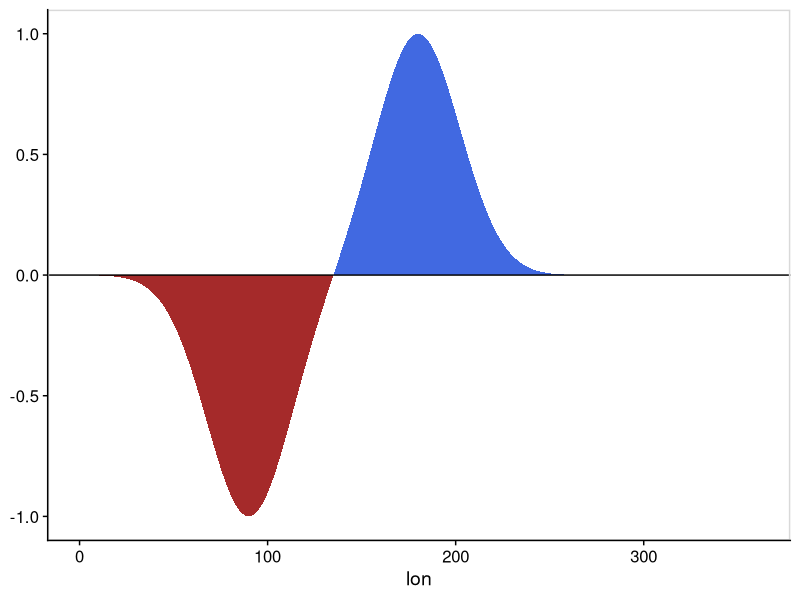

This chart was generated by the following R code:
library(dplyr)
library(ggplot2)
library(cowplot)

options(stringsAsFactors = FALSE)

# Function to plot the waves
plotTime <- function(tb, t) {
    tb <- filter(tb, time == t)
    g <- ggplot() +
        geom_ribbon(
            data = tb |> mutate(value = ifelse(value > 0, value, 0)),
            mapping = aes(x = lon, ymin = 0, ymax = value),
            fill = "royalblue"
        ) +
        geom_ribbon(
            data = tb |> mutate(value = ifelse(value < 0, value, 0)),
            mapping = aes(x = lon, ymin = value, ymax = 0),
            fill = "brown"
        ) +
        geom_hline(yintercept = 0) +
        theme_half_open() +
        panel_border()
    return(g)
}

# Reading data
wave_text <- readLines("juliano_out.txt")
num_idx <- gregexpr(" ([0-9]|-)", wave_text)
ntime <- length(num_idx)
nlon <- length(num_idx[[1]]) - 1
wave <- tibble(time = integer(0), lon = integer(0), value = double(0))
mjo_vector <- double(nlon)

# Extracting information
for (i in 1:ntime) {
    num_idx_time <- num_idx[[i]]
    time <- substring(wave_text[i], num_idx_time[1], num_idx_time[2]) |> as.integer()

    # NOTE: nlon is not the last value, but one before
    for (j in 2:nlon) {
        mjo_vector[j - 1] <- substring(wave_text[i], num_idx_time[j], num_idx_time[j + 1]) |> as.double()
    }

    wave_time <- tibble(time = time, lon = 1:nlon, value = mjo_vector)
    wave <- bind_rows(wave, wave_time)
}

# Making the plot for a specific time
g <- plotTime(wave, t = 0)
